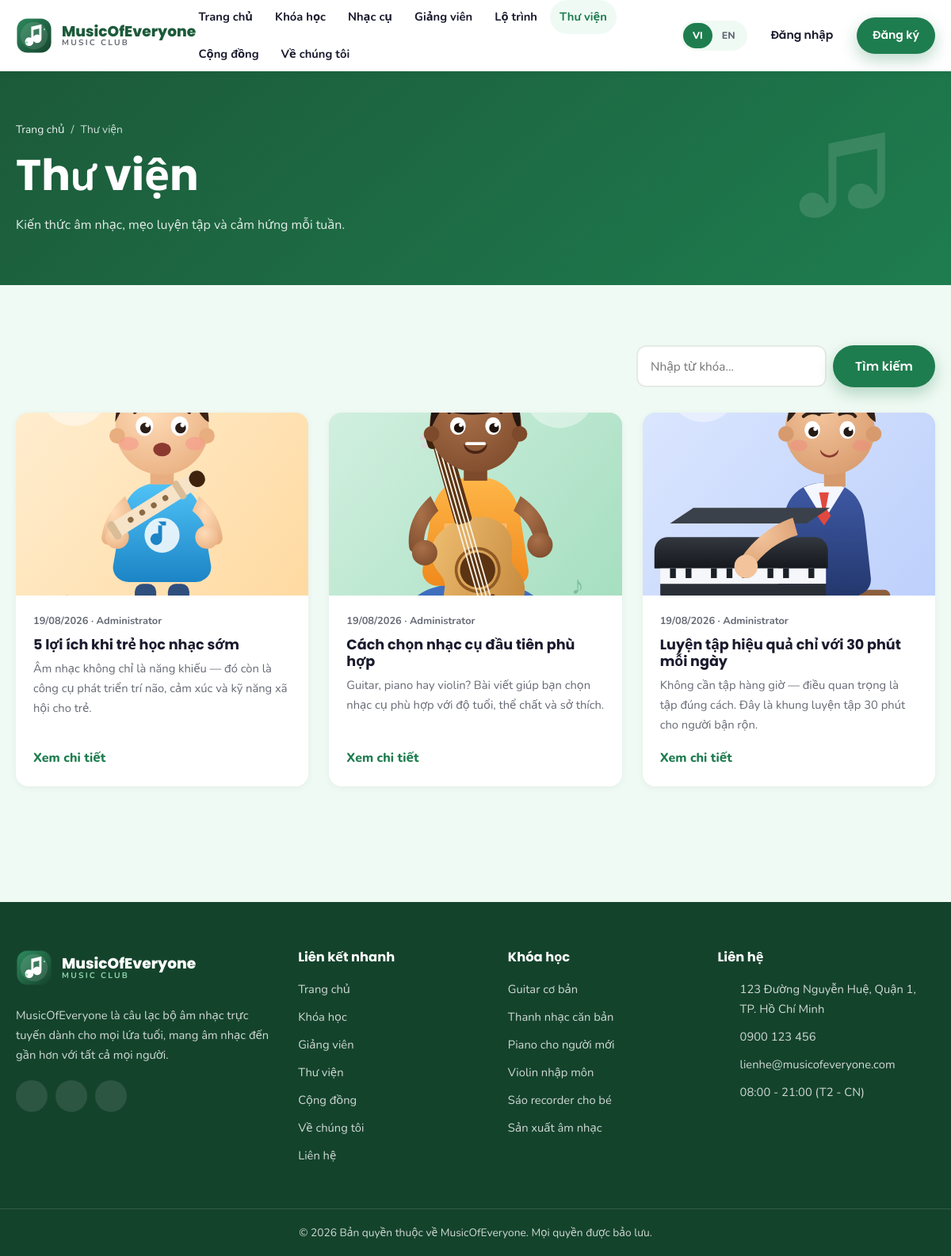
The app's page /thu-vien.php with its own data.
### tables this page shows
CREATE TABLE `posts` (
  `id` INT AUTO_INCREMENT PRIMARY KEY,
  `slug` VARCHAR(255) UNIQUE,
  `title_vi` VARCHAR(255),
  `title_en` VARCHAR(255),
  `excerpt_vi` TEXT,
  `excerpt_en` TEXT,
  `content_vi` LONGTEXT,
  `content_en` LONGTEXT,
  `thumbnail` VARCHAR(255),
  `author_id` INT DEFAULT NULL,
  `is_published` TINYINT(1) DEFAULT 1,
  `meta_title` VARCHAR(255),
  `meta_description` TEXT,
  `created_at` TIMESTAMP DEFAULT CURRENT_TIMESTAMP,
  `updated_at` TIMESTAMP DEFAULT CURRENT_TIMESTAMP ON UPDATE CURRENT_TIMESTAMP,
  CONSTRAINT `fk_posts_author` FOREIGN KEY (`author_id`) REFERENCES `users`(`id`) ON DELETE SET NULL
);

CREATE TABLE `users` (
  `id` INT AUTO_INCREMENT PRIMARY KEY,
  `name` VARCHAR(255) NOT NULL,
  `email` VARCHAR(255) UNIQUE NOT NULL,
  `password` VARCHAR(255) NOT NULL,
  `phone` VARCHAR(50) DEFAULT NULL,
  `is_admin` TINYINT(1) DEFAULT 0,
  `is_active` TINYINT(1) DEFAULT 1,
  `avatar` VARCHAR(255) DEFAULT NULL,
  `created_at` TIMESTAMP DEFAULT CURRENT_TIMESTAMP,
  `updated_at` TIMESTAMP DEFAULT CURRENT_TIMESTAMP ON UPDATE CURRENT_TIMESTAMP
);

CREATE TABLE `courses` (
  `id` INT AUTO_INCREMENT PRIMARY KEY,
  `slug` VARCHAR(255) UNIQUE,
  `title_vi` VARCHAR(255),
  `title_en` VARCHAR(255),
  `subtitle_vi` VARCHAR(255),
  `subtitle_en` VARCHAR(255),
  `description_vi` TEXT,
  `description_en` TEXT,
  `level_id` INT DEFAULT NULL,
  `instructor_id` INT DEFAULT NULL,
  `thumbnail` VARCHAR(255),
  `price` DECIMAL(10,2) DEFAULT 0,
  `duration` VARCHAR(100),
  `is_featured` TINYINT(1) DEFAULT 0,
  `is_active` TINYINT(1) DEFAULT 1,
  `meta_title` VARCHAR(255),
  `meta_description` TEXT,
  `sort_order` INT DEFAULT 0,
  `created_at` TIMESTAMP DEFAULT CURRENT_TIMESTAMP,
  CONSTRAINT `fk_courses_level` FOREIGN KEY (`level_id`) REFERENCES `levels`(`id`) ON DELETE SET NULL,
  CONSTRAINT `fk_courses_instructor` FOREIGN KEY (`instructor_id`) REFERENCES `instructors`(`id`) ON DELETE SET NULL
);

### includes/db.php (called while the page is built, shortened)
<?php
function db(): PDO
{
    static $pdo = null;
    if ($pdo instanceof PDO) {
        return $pdo;
    }
    $dsn = 'mysql:host=' . DB_HOST . ';dbname=' . DB_NAME . ';charset=' . DB_CHARSET;
    try {
        $pdo = new PDO($dsn, DB_USER, DB_PASS, [
            PDO::ATTR_ERRMODE            => PDO::ERRMODE_EXCEPTION,
            PDO::ATTR_DEFAULT_FETCH_MODE => PDO::FETCH_ASSOC,
            PDO::ATTR_EMULATE_PREPARES   => false,
        ]);
    } catch (PDOException $e) {
        if (defined('DEBUG_MODE') && DEBUG_MODE) {
            die('Database connection failed: ' . $e->getMessage());
        }
        http_response_code(500);
        die('Database connection failed. Please try again later.');
    }
    return $pdo;
}
function dbQuery(string $sql, array $params = []): PDOStatement
{
    $stmt = db()->prepare($sql);
    $stmt->execute($params);
    return $stmt;
}
function dbAll(string $sql, array $params = []): array
{
    return dbQuery($sql, $params)->fetchAll();
}
function dbValue(string $sql, array $params = [])
{
    $value = dbQuery($sql, $params)->fetchColumn();
    return $value === false ? null : $value;
}

### thu-vien.php (the view, shortened to what this page needs)
<?php
require_once __DIR__ . '/includes/functions.php';
$search  = trim((string) ($_GET['q'] ?? ''));
$page    = max(1, (int) ($_GET['page'] ?? 1));
$perPage = 9;
$where  = ['p.is_published = 1'];
$params = [];
$whereSql = implode(' AND ', $where);
$total    = (int) dbValue("SELECT COUNT(*) FROM posts p WHERE $whereSql", $params);
$p        = paginate($total, $perPage, $page);
$posts = dbAll(
    "SELECT p.*, u.name AS author_name FROM posts p
     LEFT JOIN users u ON u.id = p.author_id
     WHERE $whereSql ORDER BY p.created_at DESC
     LIMIT {$p['perPage']} OFFSET {$p['offset']}",
    $params
);
require __DIR__ . '/includes/header.php';
?>
<section class="page-hero">
  <div class="container">
    <nav class="breadcrumb" aria-label="Breadcrumb">
      <a href="<?= e(url('index.php')) ?>"><?= e(t('home')) ?></a><span>/</span><span><?= e(t('nav_library')) ?></span>
    </nav>
    <h1><?= e(t('library_title')) ?></h1>
    <p><?= e(t('library_subtitle')) ?></p>
  </div>
</section>
<section class="section">
  <div class="container">
    <div class="filters">
      <form class="search-form" method="get" action="<?= e(url('thu-vien.php')) ?>">
        <input type="search" name="q" value="<?= e($search) ?>" placeholder="<?= e(t('search_placeholder')) ?>" aria-label="<?= e(t('search')) ?>">
        <button class="btn btn--primary" type="submit"><?= e(t('search')) ?></button>
      </form>
    </div>
    <?php if (!$posts): ?>
      <div class="empty-state"><?= e(t('no_results')) ?></div>
    <?php else: ?>
      <div class="grid grid--3">
        <?php foreach ($posts as $post): ?>
          <a class="post-card reveal" href="<?= e(url('bai-viet-chi-tiet.php?slug=' . urlencode($post['slug']))) ?>">
            <div class="post-card__media">
              <img src="<?= e(imageUrl($post['thumbnail'], 'assets/images/course-piano.svg')) ?>" alt="<?= e(localized($post, 'title')) ?>" loading="lazy">
            </div>
            <div class="post-card__body">
              <span class="post-card__date"><?= e(formatDate($post['created_at'])) ?><?= $post['author_name'] ? ' · ' . e($post['author_name']) : '' ?></span>
              <h3 class="post-card__title"><?= e(localized($post, 'title')) ?></h3>
              <p class="post-card__excerpt"><?= e(excerpt(localized($post, 'excerpt'), 150)) ?></p>
              <span class="post-card__more"><?= e(t('read_more')) ?><?= icon('arrow', 'icon icon--sm') ?></span>
            </div>
          </a>
        <?php endforeach; ?>
      </div>
    <?php endif; ?>
  </div>
</section>
<?php require __DIR__ . '/includes/footer.php'; ?>

### includes/functions.php (shortened to what this page needs)
<?php
require_once __DIR__ . '/db.php';
function basePath(): string
{
    static $base = null;
    if ($base !== null) {
        return $base;
    }
    $appRoot  = str_replace('\\', '/', realpath(dirname(__DIR__)) ?: dirname(__DIR__));
    $docRoot  = isset($_SERVER['DOCUMENT_ROOT']) ? realpath($_SERVER['DOCUMENT_ROOT']) : false;
    $docRoot  = $docRoot ? str_replace('\\', '/', $docRoot) : '';
    if ($docRoot !== '' && strpos($appRoot, $docRoot) === 0) {
        $base = rtrim(substr($appRoot, strlen($docRoot)), '/');
    } else {
        $base = '';
    }
    return $base;
}
function url(string $path = ''): string
{
    return basePath() . '/' . ltrim($path, '/');
}
function asset(string $path): string
{
    return url('assets/' . ltrim($path, '/'));
}
function imageUrl(?string $path, string $fallback = 'assets/images/course-guitar.svg'): string
{
    $path = trim((string) $path);
    if (strpos($path, 'assets/') === 0 || strpos($path, 'uploads/') === 0) {
        return url($path);
    }
    return url('uploads/' . ltrim($path, '/'));
}
function e($value): string
{
    return htmlspecialchars((string) $value, ENT_QUOTES | ENT_SUBSTITUTE, 'UTF-8');
}
function excerpt(?string $text, int $length = 140): string
{
    $text = trim(preg_replace('/\s+/u', ' ', strip_tags((string) $text)));
    return $text;
}
function currentLang(): string
{
    return $_SESSION['lang'] ?? 'vi';
}
function t(string $key, ?string $default = null): string
{
    static $strings = [];
    $lang = currentLang();
    if (!isset($strings[$lang])) {
        $file = dirname(__DIR__) . '/lang/' . $lang . '.php';
        $strings[$lang] = file_exists($file) ? (array) require $file : [];
    }
    return $strings[$lang][$key] ?? ($default ?? $key);
}
function localized(?array $row, string $field, string $fallbackField = ''): string
{
    $lang = currentLang();
    $key  = $field . '_' . $lang;
    if (!empty($row[$key])) {
        return (string) $row[$key];
    }
    return '';
}
function setting(string $key, string $default = ''): string
{
    static $settings = null;
    if ($settings === null) {
        $settings = [];
        try {
            foreach (dbAll('SELECT setting_key, setting_value FROM site_settings') as $row) {
                $settings[$row['setting_key']] = (string) $row['setting_value'];
            }
        } catch (Throwable $e) {
            $settings = [];
        }
    }
    return (isset($settings[$key]) && $settings[$key] !== '') ? $settings[$key] : $default;
}
function formatDate(?string $date): string
{
    $ts = strtotime($date);
    return $ts ? date('d/m/Y', $ts) : '';
}
function paginate(int $total, int $perPage, int $page): array
{
    $perPage = max(1, $perPage);
    $pages   = max(1, (int) ceil($total / $perPage));
    $page    = min(max(1, $page), $pages);
    return [
        'total'   => $total,
        'perPage' => $perPage,
        'page'    => $page,
        'pages'   => $pages,
        'offset'  => ($page - 1) * $perPage,
    ];
}
function icon(string $name, string $class = 'icon'): string
{
    $path = $paths[$name] ?? $paths['music'];
    return '<svg class="' . e($class) . '" viewBox="0 0 24 24" fill="currentColor" aria-hidden="true">' . $path . '</svg>';
}

### includes/footer.php (shortened to what this page needs)
</main>
<footer class="site-footer">
  <div class="container site-footer__grid">
    <div class="site-footer__col">
      <a class="brand brand--footer" href="<?= e(url('index.php')) ?>">
        <img class="brand__logo" src="<?= e(asset('images/logo.svg')) ?>" alt="<?= e(setting('site_name', SITE_NAME)) ?>" width="46" height="46">
        <span class="brand__text">
          <span class="brand__name"><?= e(setting('site_name', SITE_NAME)) ?></span>
          <span class="brand__tagline"><?= e(t('brand_tagline')) ?></span>
        </span>
      </a>
      <p class="site-footer__about"><?= e(t('footer_about')) ?></p>
      <div class="social">
        <?php if (setting('facebook_url')): ?>
          <a class="social__link" href="<?= e(setting('facebook_url')) ?>" target="_blank" rel="noopener" aria-label="Facebook"><?= icon('facebook', 'icon icon--sm') ?></a>
        <?php endif; ?>
        <?php if (setting('youtube_url')): ?>
          <a class="social__link" href="<?= e(setting('youtube_url')) ?>" target="_blank" rel="noopener" aria-label="YouTube"><?= icon('youtube', 'icon icon--sm') ?></a>
        <?php endif; ?>
        <?php if (setting('zalo_url')): ?>
          <a class="social__link" href="<?= e(setting('zalo_url')) ?>" target="_blank" rel="noopener" aria-label="Zalo"><?= icon('zalo', 'icon icon--sm') ?></a>
        <?php endif; ?>
      </div>
    </div>
    <div class="site-footer__col">
      <h3 class="site-footer__title"><?= e(t('footer_links')) ?></h3>
      <ul class="site-footer__list">
        <li><a href="<?= e(url('index.php')) ?>"><?= e(t('nav_home')) ?></a></li>
        <li><a href="<?= e(url('khoa-hoc.php')) ?>"><?= e(t('nav_courses')) ?></a></li>
        <li><a href="<?= e(url('giang-vien.php')) ?>"><?= e(t('nav_instructors')) ?></a></li>
        <li><a href="<?= e(url('thu-vien.php')) ?>"><?= e(t('nav_library')) ?></a></li>
        <li><a href="<?= e(url('cong-dong.php')) ?>"><?= e(t('nav_community')) ?></a></li>
        <li><a href="<?= e(url('ve-chung-toi.php')) ?>"><?= e(t('nav_about')) ?></a></li>
        <li><a href="<?= e(url('lien-he.php')) ?>"><?= e(t('nav_contact')) ?></a></li>
      </ul>
    </div>
    <div class="site-footer__col">
      <h3 class="site-footer__title"><?= e(t('footer_courses')) ?></h3>
      <ul class="site-footer__list">
        <?php
        $footerCourses = [];
        try {
            $footerCourses = dbAll('SELECT slug, title_vi, title_en FROM courses WHERE is_active = 1 ORDER BY sort_order ASC LIMIT 6');
        } catch (Throwable $e) {
            $footerCourses = [];
        }
        ?>
        <?php foreach ($footerCourses as $fc): ?>
          <li><a href="<?= e(url('khoa-hoc-chi-tiet.php?slug=' . urlencode($fc['slug']))) ?>"><?= e(localized($fc, 'title')) ?></a></li>
        <?php endforeach; ?>
      </ul>
    </div>
    <div class="site-footer__col">
      <h3 class="site-footer__title"><?= e(t('footer_contact')) ?></h3>
      <ul class="site-footer__list site-footer__list--contact">
        <li><?= icon('pin', 'icon icon--sm') ?><span><?= e(setting('address')) ?></span></li>
        <li><?= icon('phone', 'icon icon--sm') ?><a href="tel:<?= e(preg_replace('/\s+/', '', setting('phone'))) ?>"><?= e(setting('phone')) ?></a></li>
        <li><?= icon('mail', 'icon icon--sm') ?><a href="mailto:<?= e(setting('contact_email')) ?>"><?= e(setting('contact_email')) ?></a></li>
        <li><?= icon('clock', 'icon icon--sm') ?><span><?= e(setting('working_hours')) ?></span></li>
      </ul>
    </div>
  </div>
  <div class="site-footer__bottom">
    <div class="container">
      <p>&copy; <?= date('Y') ?> <?= e(t('footer_copyright')) ?></p>
    </div>
  </div>
</footer>
</body>
</html>

### records on screen
posts: thumbnail (picture), created_at "19/08/2026", author.name "Administrator", title_vi "5 lợi ích khi trẻ học nhạc sớm", excerpt_vi "Âm nhạc không chỉ là năng khiếu — đó còn là công cụ phát triển trí não, cảm xúc và kỹ năng xã hội cho trẻ."
posts: thumbnail (picture), created_at "19/08/2026", author.name "Administrator", title_vi "Cách chọn nhạc cụ đầu tiên phù hợp", excerpt_vi "Guitar, piano hay violin? Bài viết giúp bạn chọn nhạc cụ phù hợp với độ tuổi, thể chất và sở thích."
posts: thumbnail (picture), created_at "19/08/2026", author.name "Administrator", title_vi "Luyện tập hiệu quả chỉ với 30 phút mỗi ngày", excerpt_vi "Không cần tập hàng giờ — điều quan trọng là tập đúng cách. Đây là khung luyện tập 30 phút cho người bận rộn."
courses: title_vi "Guitar cơ bản"
courses: title_vi "Thanh nhạc căn bản"
courses: title_vi "Piano cho người mới"
courses: title_vi "Violin nhập môn"
courses: title_vi "Sáo recorder cho bé"
courses: title_vi "Sản xuất âm nhạc"

### other values on screen
setting('site_name', SITE_NAME) "MusicOfEveryone"
t('brand_tagline') "MUSIC CLUB"
$item['label'] "Trang chủ"
$item['label'] "Khóa học"
$item['label'] "Nhạc cụ"
$item['label'] "Giảng viên"
$item['label'] "Lộ trình"
$item['label'] "Thư viện"
$item['label'] "Cộng đồng"
$item['label'] "Về chúng tôi"
t('nav_login') "Đăng nhập"
t('nav_register') "Đăng ký"
t('home') "Trang chủ"
t('nav_library') "Thư viện"
t('library_title') "Thư viện"
